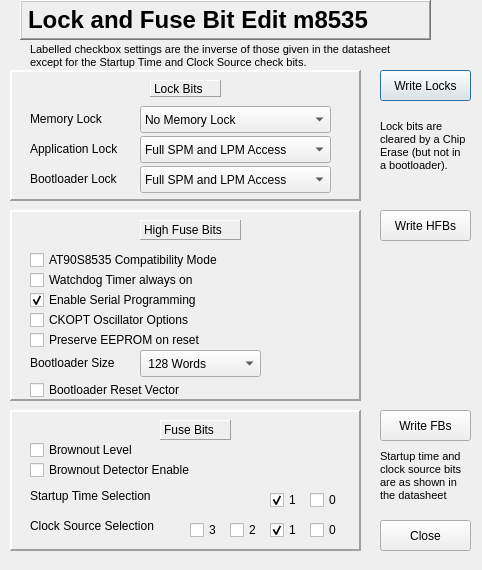
<?xml version="1.0" encoding="UTF-8"?>
<ui version="4.0">
 <class>M8535Dialog</class>
 <widget class="QDialog" name="M8535Dialog">
  <property name="geometry">
   <rect>
    <x>0</x>
    <y>0</y>
    <width>482</width>
    <height>570</height>
   </rect>
  </property>
  <property name="windowTitle">
   <string>Dialog</string>
  </property>
  <widget class="QLabel" name="titleLabel">
   <property name="geometry">
    <rect>
     <x>20</x>
     <y>0</y>
     <width>411</width>
     <height>40</height>
    </rect>
   </property>
   <property name="font">
    <font>
     <pointsize>18</pointsize>
     <weight>75</weight>
     <bold>true</bold>
    </font>
   </property>
   <property name="frameShape">
    <enum>QFrame::WinPanel</enum>
   </property>
   <property name="frameShadow">
    <enum>QFrame::Raised</enum>
   </property>
   <property name="text">
    <string>Lock and Fuse Bit Edit m8535</string>
   </property>
  </widget>
  <widget class="QFrame" name="highFuseFrame">
   <property name="geometry">
    <rect>
     <x>10</x>
     <y>210</y>
     <width>351</width>
     <height>191</height>
    </rect>
   </property>
   <property name="frameShape">
    <enum>QFrame::Panel</enum>
   </property>
   <property name="frameShadow">
    <enum>QFrame::Raised</enum>
   </property>
   <property name="lineWidth">
    <number>2</number>
   </property>
   <widget class="QLabel" name="highFuseLabel_2">
    <property name="geometry">
     <rect>
      <x>130</x>
      <y>10</y>
      <width>101</width>
      <height>20</height>
     </rect>
    </property>
    <property name="frameShape">
     <enum>QFrame::Panel</enum>
    </property>
    <property name="frameShadow">
     <enum>QFrame::Raised</enum>
    </property>
    <property name="text">
     <string>High Fuse Bits</string>
    </property>
   </widget>
   <widget class="QCheckBox" name="S8535CompatBox">
    <property name="geometry">
     <rect>
      <x>20</x>
      <y>40</y>
      <width>231</width>
      <height>20</height>
     </rect>
    </property>
    <property name="toolTip">
     <string>Sets the target device to be compatible with the older AT90S8535 software.</string>
    </property>
    <property name="layoutDirection">
     <enum>Qt::LeftToRight</enum>
    </property>
    <property name="text">
     <string>AT90S8535 Compatibility Mode</string>
    </property>
    <property name="checked">
     <bool>false</bool>
    </property>
   </widget>
   <widget class="QCheckBox" name="oscOptionsBox">
    <property name="geometry">
     <rect>
      <x>20</x>
      <y>100</y>
      <width>191</width>
      <height>20</height>
     </rect>
    </property>
    <property name="toolTip">
     <string>This depends on the settings of the clock source selection. Refer to datasheet. This setting is not inverted and must match that in the datasheet. Will provide high oscillator swing.</string>
    </property>
    <property name="layoutDirection">
     <enum>Qt::LeftToRight</enum>
    </property>
    <property name="text">
     <string>CKOPT Oscillator Options</string>
    </property>
    <property name="checked">
     <bool>false</bool>
    </property>
   </widget>
   <widget class="QCheckBox" name="enableSerialBox">
    <property name="geometry">
     <rect>
      <x>20</x>
      <y>80</y>
      <width>201</width>
      <height>20</height>
     </rect>
    </property>
    <property name="toolTip">
     <string>Enables the use of serial (SPI) programming of the target</string>
    </property>
    <property name="layoutDirection">
     <enum>Qt::LeftToRight</enum>
    </property>
    <property name="text">
     <string>Enable Serial Programming</string>
    </property>
    <property name="checked">
     <bool>true</bool>
    </property>
   </widget>
   <widget class="QCheckBox" name="watchdogOnBox">
    <property name="geometry">
     <rect>
      <x>20</x>
      <y>60</y>
      <width>201</width>
      <height>20</height>
     </rect>
    </property>
    <property name="toolTip">
     <string>Prevents the watchdog timer from being turned off</string>
    </property>
    <property name="layoutDirection">
     <enum>Qt::LeftToRight</enum>
    </property>
    <property name="text">
     <string>Watchdog Timer always on</string>
    </property>
    <property name="checked">
     <bool>false</bool>
    </property>
   </widget>
   <widget class="QCheckBox" name="preserveEEPROMBox">
    <property name="geometry">
     <rect>
      <x>20</x>
      <y>120</y>
      <width>201</width>
      <height>20</height>
     </rect>
    </property>
    <property name="toolTip">
     <string>Keeps the EEPROM contents following a chip erase action</string>
    </property>
    <property name="layoutDirection">
     <enum>Qt::LeftToRight</enum>
    </property>
    <property name="text">
     <string>Preserve EEPROM on reset</string>
    </property>
    <property name="checked">
     <bool>false</bool>
    </property>
   </widget>
   <widget class="QComboBox" name="bootSizeBox">
    <property name="geometry">
     <rect>
      <x>130</x>
      <y>140</y>
      <width>121</width>
      <height>27</height>
     </rect>
    </property>
    <item>
     <property name="text">
      <string> 128 Words</string>
     </property>
    </item>
    <item>
     <property name="text">
      <string> 256 Words</string>
     </property>
    </item>
    <item>
     <property name="text">
      <string> 512 Words</string>
     </property>
    </item>
    <item>
     <property name="text">
      <string>1024 Words</string>
     </property>
    </item>
   </widget>
   <widget class="QLabel" name="bootSizeLabel">
    <property name="geometry">
     <rect>
      <x>20</x>
      <y>144</y>
      <width>111</width>
      <height>17</height>
     </rect>
    </property>
    <property name="text">
     <string>Bootloader Size</string>
    </property>
   </widget>
   <widget class="QCheckBox" name="bootResetCheck">
    <property name="geometry">
     <rect>
      <x>20</x>
      <y>170</y>
      <width>201</width>
      <height>20</height>
     </rect>
    </property>
    <property name="toolTip">
     <string>When checked it will start at location 0000 on reset, otherwise it starts in the bootloader section</string>
    </property>
    <property name="layoutDirection">
     <enum>Qt::LeftToRight</enum>
    </property>
    <property name="text">
     <string>Bootloader Reset Vector</string>
    </property>
    <property name="checked">
     <bool>false</bool>
    </property>
   </widget>
  </widget>
  <widget class="QFrame" name="fuseFrame">
   <property name="geometry">
    <rect>
     <x>10</x>
     <y>410</y>
     <width>351</width>
     <height>141</height>
    </rect>
   </property>
   <property name="frameShape">
    <enum>QFrame::Panel</enum>
   </property>
   <property name="frameShadow">
    <enum>QFrame::Raised</enum>
   </property>
   <property name="lineWidth">
    <number>2</number>
   </property>
   <widget class="QLabel" name="clockSourceLabel">
    <property name="geometry">
     <rect>
      <x>20</x>
      <y>107</y>
      <width>151</width>
      <height>17</height>
     </rect>
    </property>
    <property name="toolTip">
     <string>Clock Source Selection.. Refer to the datasheets. The settings are not inverted and match those of the datasheet.</string>
    </property>
    <property name="text">
     <string>Clock Source Selection</string>
    </property>
   </widget>
   <widget class="QLabel" name="startupTimeLabel">
    <property name="geometry">
     <rect>
      <x>20</x>
      <y>77</y>
      <width>151</width>
      <height>17</height>
     </rect>
    </property>
    <property name="toolTip">
     <string>This depends on the choice of clock source. Refer to the datasheets. The settings are not inverted and match those of the datasheet.</string>
    </property>
    <property name="text">
     <string>Startup Time Selection</string>
    </property>
   </widget>
   <widget class="QCheckBox" name="brownoutEnableBox">
    <property name="geometry">
     <rect>
      <x>20</x>
      <y>50</y>
      <width>201</width>
      <height>20</height>
     </rect>
    </property>
    <property name="toolTip">
     <string>Enables the brownout detector. This consumes power in the sleep states.</string>
    </property>
    <property name="layoutDirection">
     <enum>Qt::LeftToRight</enum>
    </property>
    <property name="text">
     <string>Brownout Detector Enable</string>
    </property>
    <property name="checked">
     <bool>false</bool>
    </property>
   </widget>
   <widget class="QCheckBox" name="brownoutLevelBox">
    <property name="geometry">
     <rect>
      <x>20</x>
      <y>30</y>
      <width>201</width>
      <height>20</height>
     </rect>
    </property>
    <property name="toolTip">
     <string>Set the brownout level to either 2.7V (unchecked) or 4.0V (checked)</string>
    </property>
    <property name="layoutDirection">
     <enum>Qt::LeftToRight</enum>
    </property>
    <property name="text">
     <string>Brownout Level</string>
    </property>
    <property name="checked">
     <bool>false</bool>
    </property>
   </widget>
   <widget class="QLabel" name="fuseLabel">
    <property name="geometry">
     <rect>
      <x>150</x>
      <y>10</y>
      <width>71</width>
      <height>20</height>
     </rect>
    </property>
    <property name="frameShape">
     <enum>QFrame::Panel</enum>
    </property>
    <property name="frameShadow">
     <enum>QFrame::Raised</enum>
    </property>
    <property name="text">
     <string>Fuse Bits</string>
    </property>
   </widget>
   <widget class="QCheckBox" name="startupTimeBox">
    <property name="geometry">
     <rect>
      <x>300</x>
      <y>80</y>
      <width>41</width>
      <height>20</height>
     </rect>
    </property>
    <property name="toolTip">
     <string/>
    </property>
    <property name="layoutDirection">
     <enum>Qt::LeftToRight</enum>
    </property>
    <property name="text">
     <string>0</string>
    </property>
    <property name="checked">
     <bool>false</bool>
    </property>
   </widget>
   <widget class="QCheckBox" name="startupTimeBox_2">
    <property name="geometry">
     <rect>
      <x>260</x>
      <y>80</y>
      <width>41</width>
      <height>20</height>
     </rect>
    </property>
    <property name="toolTip">
     <string/>
    </property>
    <property name="layoutDirection">
     <enum>Qt::LeftToRight</enum>
    </property>
    <property name="text">
     <string>1</string>
    </property>
    <property name="checked">
     <bool>true</bool>
    </property>
   </widget>
   <widget class="QCheckBox" name="clockSourceBox">
    <property name="geometry">
     <rect>
      <x>300</x>
      <y>110</y>
      <width>41</width>
      <height>20</height>
     </rect>
    </property>
    <property name="toolTip">
     <string/>
    </property>
    <property name="layoutDirection">
     <enum>Qt::LeftToRight</enum>
    </property>
    <property name="text">
     <string>0</string>
    </property>
    <property name="checked">
     <bool>false</bool>
    </property>
   </widget>
   <widget class="QCheckBox" name="clockSourceBox_2">
    <property name="geometry">
     <rect>
      <x>260</x>
      <y>110</y>
      <width>41</width>
      <height>20</height>
     </rect>
    </property>
    <property name="toolTip">
     <string/>
    </property>
    <property name="layoutDirection">
     <enum>Qt::LeftToRight</enum>
    </property>
    <property name="text">
     <string>1</string>
    </property>
    <property name="checked">
     <bool>true</bool>
    </property>
   </widget>
   <widget class="QCheckBox" name="clockSourceBox_3">
    <property name="geometry">
     <rect>
      <x>220</x>
      <y>110</y>
      <width>41</width>
      <height>20</height>
     </rect>
    </property>
    <property name="toolTip">
     <string/>
    </property>
    <property name="layoutDirection">
     <enum>Qt::LeftToRight</enum>
    </property>
    <property name="text">
     <string>2</string>
    </property>
    <property name="checked">
     <bool>false</bool>
    </property>
   </widget>
   <widget class="QCheckBox" name="clockSourceBox_4">
    <property name="geometry">
     <rect>
      <x>180</x>
      <y>110</y>
      <width>41</width>
      <height>20</height>
     </rect>
    </property>
    <property name="toolTip">
     <string/>
    </property>
    <property name="layoutDirection">
     <enum>Qt::LeftToRight</enum>
    </property>
    <property name="text">
     <string>3</string>
    </property>
    <property name="checked">
     <bool>false</bool>
    </property>
   </widget>
  </widget>
  <widget class="QFrame" name="lockFrame">
   <property name="geometry">
    <rect>
     <x>10</x>
     <y>70</y>
     <width>351</width>
     <height>131</height>
    </rect>
   </property>
   <property name="frameShape">
    <enum>QFrame::Panel</enum>
   </property>
   <property name="frameShadow">
    <enum>QFrame::Raised</enum>
   </property>
   <property name="lineWidth">
    <number>2</number>
   </property>
   <widget class="QLabel" name="memoryLockLabel">
    <property name="geometry">
     <rect>
      <x>20</x>
      <y>40</y>
      <width>91</width>
      <height>17</height>
     </rect>
    </property>
    <property name="text">
     <string>Memory Lock</string>
    </property>
   </widget>
   <widget class="QComboBox" name="appLockBox">
    <property name="geometry">
     <rect>
      <x>130</x>
      <y>66</y>
      <width>191</width>
      <height>27</height>
     </rect>
    </property>
    <property name="toolTip">
     <string>Selects the type of memory locking in the application memory space.</string>
    </property>
    <item>
     <property name="text">
      <string>Full SPM and LPM Access</string>
     </property>
    </item>
    <item>
     <property name="text">
      <string>No SPM Write Access</string>
     </property>
    </item>
    <item>
     <property name="text">
      <string>No LPM Read Access</string>
     </property>
    </item>
    <item>
     <property name="text">
      <string>No SPM Write/LPM Read Access</string>
     </property>
    </item>
   </widget>
   <widget class="QComboBox" name="memoryLockBox">
    <property name="geometry">
     <rect>
      <x>130</x>
      <y>36</y>
      <width>191</width>
      <height>27</height>
     </rect>
    </property>
    <property name="toolTip">
     <string>Selects the type of locking of memory, either none, read only or read/write. Fuse bits are locked in the latter two modes.</string>
    </property>
    <item>
     <property name="text">
      <string>No Memory Lock</string>
     </property>
    </item>
    <item>
     <property name="text">
      <string>Memory/Fuse Write Lock</string>
     </property>
    </item>
    <item>
     <property name="text">
      <string>Memory/Fuse/BootLock Read and Write Lock</string>
     </property>
    </item>
   </widget>
   <widget class="QLabel" name="appLockLabel">
    <property name="geometry">
     <rect>
      <x>20</x>
      <y>70</y>
      <width>111</width>
      <height>17</height>
     </rect>
    </property>
    <property name="text">
     <string>Application Lock</string>
    </property>
   </widget>
   <widget class="QLabel" name="bootLockLabel">
    <property name="geometry">
     <rect>
      <x>20</x>
      <y>100</y>
      <width>111</width>
      <height>17</height>
     </rect>
    </property>
    <property name="text">
     <string>Bootloader Lock</string>
    </property>
   </widget>
   <widget class="QLabel" name="lockLabel">
    <property name="geometry">
     <rect>
      <x>140</x>
      <y>10</y>
      <width>71</width>
      <height>17</height>
     </rect>
    </property>
    <property name="frameShape">
     <enum>QFrame::Panel</enum>
    </property>
    <property name="frameShadow">
     <enum>QFrame::Raised</enum>
    </property>
    <property name="text">
     <string>Lock Bits</string>
    </property>
   </widget>
   <widget class="QComboBox" name="bootLockBox">
    <property name="geometry">
     <rect>
      <x>130</x>
      <y>96</y>
      <width>191</width>
      <height>27</height>
     </rect>
    </property>
    <property name="toolTip">
     <string>Selects the type of memory locking in the bootloader memory space.</string>
    </property>
    <item>
     <property name="text">
      <string>Full SPM and LPM Access</string>
     </property>
    </item>
    <item>
     <property name="text">
      <string>No SPM Write Access</string>
     </property>
    </item>
    <item>
     <property name="text">
      <string>No LPM Read Access</string>
     </property>
    </item>
    <item>
     <property name="text">
      <string>No SPM Write/LPM Read Access</string>
     </property>
    </item>
   </widget>
  </widget>
  <widget class="QPushButton" name="lockWriteButton">
   <property name="geometry">
    <rect>
     <x>380</x>
     <y>70</y>
     <width>91</width>
     <height>31</height>
    </rect>
   </property>
   <property name="text">
    <string>Write Locks</string>
   </property>
  </widget>
  <widget class="QPushButton" name="highFuseWriteButton">
   <property name="geometry">
    <rect>
     <x>380</x>
     <y>210</y>
     <width>91</width>
     <height>31</height>
    </rect>
   </property>
   <property name="text">
    <string>Write HFBs</string>
   </property>
  </widget>
  <widget class="QPushButton" name="fuseWriteButton">
   <property name="geometry">
    <rect>
     <x>380</x>
     <y>410</y>
     <width>91</width>
     <height>31</height>
    </rect>
   </property>
   <property name="text">
    <string>Write FBs</string>
   </property>
  </widget>
  <widget class="QPushButton" name="closeButton">
   <property name="geometry">
    <rect>
     <x>380</x>
     <y>520</y>
     <width>91</width>
     <height>31</height>
    </rect>
   </property>
   <property name="text">
    <string>Close</string>
   </property>
  </widget>
  <widget class="QLabel" name="warningLabel_3">
   <property name="geometry">
    <rect>
     <x>30</x>
     <y>40</y>
     <width>371</width>
     <height>31</height>
    </rect>
   </property>
   <property name="font">
    <font>
     <family>Arial</family>
     <pointsize>8</pointsize>
    </font>
   </property>
   <property name="text">
    <string>Labelled checkbox settings are the inverse of those given in the datasheet
except for the Startup Time and Clock Source check bits.</string>
   </property>
  </widget>
  <widget class="QLabel" name="warningLabel_4">
   <property name="geometry">
    <rect>
     <x>380</x>
     <y>120</y>
     <width>91</width>
     <height>51</height>
    </rect>
   </property>
   <property name="font">
    <font>
     <family>Arial</family>
     <pointsize>8</pointsize>
    </font>
   </property>
   <property name="text">
    <string>Lock bits are
cleared by a Chip
Erase (but not in
a bootloader).</string>
   </property>
  </widget>
  <widget class="QLabel" name="warningLabel">
   <property name="geometry">
    <rect>
     <x>380</x>
     <y>450</y>
     <width>91</width>
     <height>51</height>
    </rect>
   </property>
   <property name="font">
    <font>
     <family>Arial</family>
     <pointsize>8</pointsize>
    </font>
   </property>
   <property name="text">
    <string>Startup time and
clock source bits
are as shown in
the datasheet</string>
   </property>
  </widget>
 </widget>
 <resources/>
 <connections/>
</ui>
